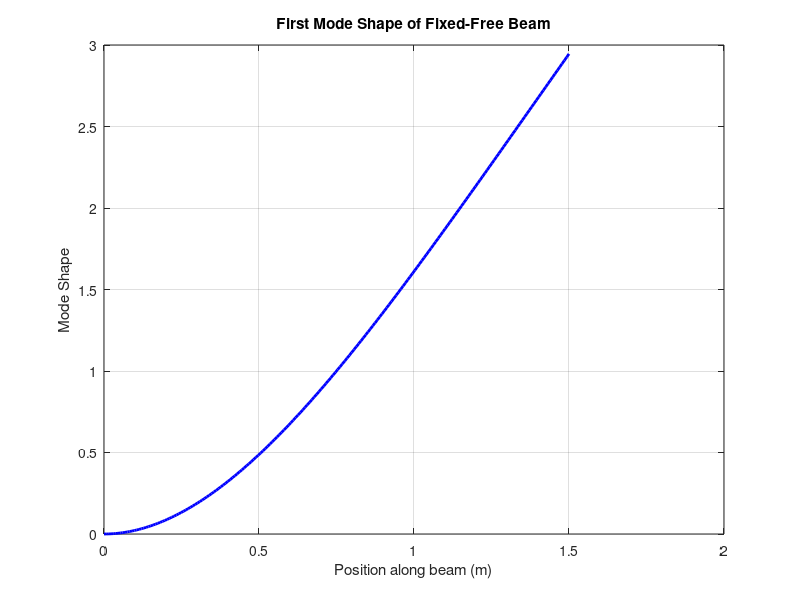

MATLAB code for this plot: (Note: this script raises an error after producing the figure.)
%% Final Project - Equivalent SDOF and Optimal Absorber Parameters
clc; clear; close all;

%% Beam Parameters
% Geometric properties
h = 55e-3;  % Beam height (m)
w = 65e-3;  % Beam width (m)
t = 5e-3;   % Flange thickness (m)
L = 1.5;    % Beam length (m)
a = L/2;    % Machine mass location (m)

% Material properties
E = 210e9;  % Young's modulus (Pa)
nu = 0.33;  % Poisson's ratio
rho = 7850; % Density (kg/m^3)

% Mass properties
mm = 10;    % Machine mass (kg)

% Equivalent cross-sectional properties for I-beam
Iy = (w*h^3)/12 - 2*((t*(h/2)^3)/12);  % Moment of inertia
A = (w*h) - 2*(t*(h/2));  % Cross-sectional area

fprintf('Beam parameters initialized.\n');

%% Natural Frequency Calculation
% Fixed-Free beam mode shapes and betaL values
betaL = [1.875, 4.694, 7.855, 10.996]; % First few fixed-free betaL values

% Calculate the first three natural frequencies
omega_n = sqrt((E * Iy) / (rho * A * L^4)) * (betaL(1:3)).^2;
fn = omega_n / (2 * pi);  % Convert to Hz
fprintf('First three natural frequencies: %.2f Hz, %.2f Hz, %.2f Hz\n', fn(1), fn(2), fn(3));

%% Mode Shape Calculation
% Mode shape for fixed-free beam:
bl = betaL(1);
alpha_n = (cosh(bl) + cos(bl)) / (sinh(bl) + sin(bl));

x = linspace(0, L, 200);
C_n = 1 / (cosh(bl*a/L) - cos(bl*a/L) - alpha_n * (sinh(bl*a/L) - sin(bl*a/L)));
w_n = C_n * (cosh(bl*x/L) - cos(bl*x/L) - alpha_n * (sinh(bl*x/L) - sin(bl*x/L)));

% Plot mode shape
figure;
plot(x, w_n, 'b', 'LineWidth', 2);
xlabel('Position along beam (m)');
ylabel('Mode Shape');
title('First Mode Shape of Fixed-Free Beam');
grid on;

%% Equivalent SDOF System
syms x_sym
% Symbolic mode shape
w_x_sym = C_n * (cosh(bl*x_sym/L) - cos(bl*x_sym/L) - alpha_n * (sinh(bl*x_sym/L) - sin(bl*x_sym/L)));

% Equivalent mass calculation
T_sym_beam = int(w_x_sym^2, x_sym, [0, L]);  
T_beam = double(T_sym_beam);
m_beam = T_beam * rho * A * L;

% Effective mass (including machine mass)
m_eq = mm + m_beam;
fprintf('Equivalent mass: %.2f kg\n', m_eq);

% Equivalent stiffness calculation
w_xx = diff(diff(w_x_sym));
V_sym_beam = int(w_xx^2, x_sym, [0, L]);
V_beam = double(V_sym_beam);
k_eq = V_beam * E * Iy / (L^3);
fprintf('Equivalent stiffness: %.2f N/m\n', k_eq);

% System natural frequency
omega_eq = sqrt(k_eq / m_eq);
fn_eq = omega_eq / (2 * pi);
fprintf('System natural frequency (with mass): %.2f Hz\n', fn_eq);

%% Den Hartog's Method - Optimal Absorber Design
mt = 0.05 * m_eq;  % Typical absorber mass ratio (adjustable)
r_opt = 1 / sqrt(2);  % Optimal tuning ratio
omega_t = r_opt * omega_eq; % Tuned frequency

% Optimal damping ratio
zeta_opt = (1/2) * (mt / m_eq) / (1 - r_opt^2);
c_opt = 2 * zeta_opt * sqrt(mt * k_eq);

% Optimal spring stiffness
k_t = mt * omega_t^2;

L_eff = 1/sqrt(k_t/mt);

fprintf('Optimal absorber parameters:\n');
fprintf(' - Absorber mass: %.2f kg\n', mt);
fprintf(' - Absorber natural frequency: %.2f Hz\n', omega_t / (2 * pi));
fprintf(' - Optimal damping coefficient: %.2f Ns/m\n', c_opt);
fprintf(' - Optimal absorber spring stiffness: %.2f N/m\n', k_t);
